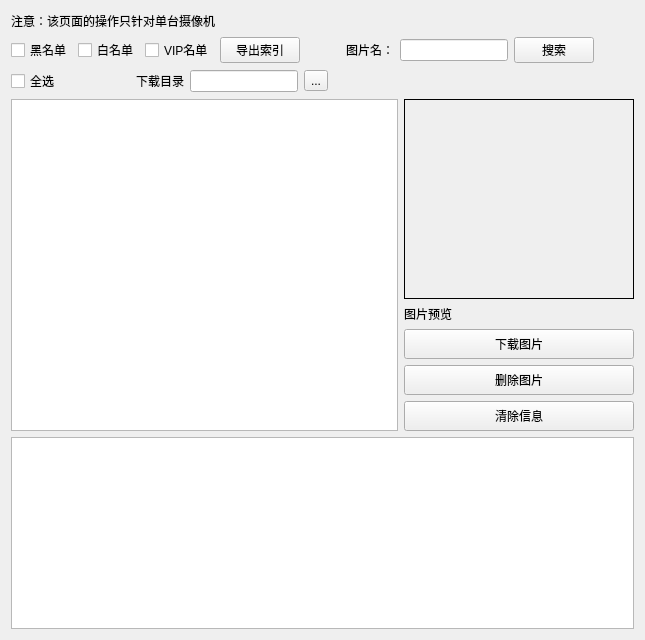
     <widget class="QWidget" name="tab_4">
      <attribute name="title">
       <string>导出图片</string>
      </attribute>
      <layout class="QGridLayout" name="gridLayout_8">
       <item row="0" column="0">
        <layout class="QHBoxLayout" name="horizontalLayout_7">
         <item>
          <widget class="QLabel" name="label_33">
           <property name="text">
            <string>注意：该页面的操作只针对单台摄像机</string>
           </property>
          </widget>
         </item>
         <item>
          <spacer name="horizontalSpacer_11">
           <property name="orientation">
            <enum>Qt::Horizontal</enum>
           </property>
           <property name="sizeHint" stdset="0">
            <size>
             <width>40</width>
             <height>20</height>
            </size>
           </property>
          </spacer>
         </item>
        </layout>
       </item>
       <item row="1" column="0" colspan="2">
        <layout class="QHBoxLayout" name="horizontalLayout_8">
         <item>
          <widget class="QCheckBox" name="checkBox_White">
           <property name="text">
            <string>黑名单</string>
           </property>
          </widget>
         </item>
         <item>
          <widget class="QCheckBox" name="checkBox_Black">
           <property name="text">
            <string>白名单</string>
           </property>
          </widget>
         </item>
         <item>
          <widget class="QCheckBox" name="checkBox_VIP">
           <property name="text">
            <string>VIP名单</string>
           </property>
          </widget>
         </item>
         <item>
          <widget class="QPushButton" name="btnExportIndex">
           <property name="text">
            <string>导出索引</string>
           </property>
           <property name="icon">
            <iconset resource="res.qrc">
             <normaloff>:/res/SoftIcon/openFile.png</normaloff>:/res/SoftIcon/openFile.png</iconset>
           </property>
          </widget>
         </item>
         <item>
          <spacer name="horizontalSpacer_9">
           <property name="orientation">
            <enum>Qt::Horizontal</enum>
           </property>
           <property name="sizeHint" stdset="0">
            <size>
             <width>40</width>
             <height>20</height>
            </size>
           </property>
          </spacer>
         </item>
         <item>
          <widget class="QLabel" name="label_34">
           <property name="text">
            <string>图片名：</string>
           </property>
          </widget>
         </item>
         <item>
          <widget class="QLineEdit" name="lineEdit_PicName"/>
         </item>
         <item>
          <widget class="QPushButton" name="btnSearchImage">
           <property name="text">
            <string>搜索</string>
           </property>
           <property name="icon">
            <iconset resource="res.qrc">
             <normaloff>:/res/SoftIcon/search.png</normaloff>:/res/SoftIcon/search.png</iconset>
           </property>
          </widget>
         </item>
         <item>
          <spacer name="horizontalSpacer_10">
           <property name="orientation">
            <enum>Qt::Horizontal</enum>
           </property>
           <property name="sizeHint" stdset="0">
            <size>
             <width>40</width>
             <height>20</height>
            </size>
           </property>
          </spacer>
         </item>
        </layout>
       </item>
       <item row="2" column="0">
        <layout class="QHBoxLayout" name="horizontalLayout_9">
         <item>
          <widget class="QCheckBox" name="checkBox_All">
           <property name="text">
            <string>全选</string>
           </property>
          </widget>
         </item>
         <item>
          <spacer name="horizontalSpacer_8">
           <property name="orientation">
            <enum>Qt::Horizontal</enum>
           </property>
           <property name="sizeHint" stdset="0">
            <size>
             <width>40</width>
             <height>20</height>
            </size>
           </property>
          </spacer>
         </item>
         <item>
          <widget class="QLabel" name="label_35">
           <property name="text">
            <string>下载目录</string>
           </property>
          </widget>
         </item>
         <item>
          <widget class="QLineEdit" name="lineEdit_downed"/>
         </item>
         <item>
          <widget class="QToolButton" name="toolButton">
           <property name="text">
            <string>...</string>
           </property>
          </widget>
         </item>
         <item>
          <spacer name="horizontalSpacer_7">
           <property name="orientation">
            <enum>Qt::Horizontal</enum>
           </property>
           <property name="sizeHint" stdset="0">
            <size>
             <width>40</width>
             <height>20</height>
            </size>
           </property>
          </spacer>
         </item>
        </layout>
       </item>
       <item row="3" column="0" rowspan="5">
        <widget class="QTableWidget" name="tableWidget_Export"/>
       </item>
       <item row="3" column="1">
        <widget class="QLabel" name="displayImage">
         <property name="sizePolicy">
          <sizepolicy hsizetype="Preferred" vsizetype="Expanding">
           <horstretch>0</horstretch>
           <verstretch>0</verstretch>
          </sizepolicy>
         </property>
         <property name="minimumSize">
          <size>
           <width>230</width>
           <height>200</height>
          </size>
         </property>
         <property name="maximumSize">
          <size>
           <width>250</width>
           <height>250</height>
          </size>
         </property>
         <property name="styleSheet">
          <string notr="true"/>
         </property>
         <property name="frameShape">
          <enum>QFrame::Panel</enum>
         </property>
         <property name="text">
          <string/>
         </property>
         <property name="scaledContents">
          <bool>true</bool>
         </property>
        </widget>
       </item>
       <item row="4" column="1">
        <widget class="QLabel" name="label_37">
         <property name="maximumSize">
          <size>
           <width>16777215</width>
           <height>30</height>
          </size>
         </property>
         <property name="text">
          <string>图片预览</string>
         </property>
        </widget>
       </item>
       <item row="5" column="1">
        <widget class="QPushButton" name="btnDowned">
         <property name="minimumSize">
          <size>
           <width>0</width>
           <height>30</height>
          </size>
         </property>
         <property name="text">
          <string>下载图片</string>
         </property>
         <property name="icon">
          <iconset resource="res.qrc">
           <normaloff>:/res/SoftIcon/downed.png</normaloff>:/res/SoftIcon/downed.png</iconset>
         </property>
         <property name="iconSize">
          <size>
           <width>20</width>
           <height>20</height>
          </size>
         </property>
        </widget>
       </item>
       <item row="6" column="1">
        <widget class="QPushButton" name="btnDelPic">
         <property name="minimumSize">
          <size>
           <width>0</width>
           <height>30</height>
          </size>
         </property>
         <property name="text">
          <string>删除图片</string>
         </property>
         <property name="icon">
          <iconset resource="res.qrc">
           <normaloff>:/res/SoftIcon/Cancel.png</normaloff>:/res/SoftIcon/Cancel.png</iconset>
         </property>
         <property name="iconSize">
          <size>
           <width>20</width>
           <height>20</height>
          </size>
         </property>
        </widget>
       </item>
       <item row="7" column="1">
        <widget class="QPushButton" name="btnClear">
         <property name="minimumSize">
          <size>
           <width>0</width>
           <height>30</height>
          </size>
         </property>
         <property name="text">
          <string>清除信息</string>
         </property>
         <property name="icon">
          <iconset resource="res.qrc">
           <normaloff>:/res/SoftIcon/Clear.png</normaloff>:/res/SoftIcon/Clear.png</iconset>
         </property>
         <property name="iconSize">
          <size>
           <width>20</width>
           <height>20</height>
          </size>
         </property>
        </widget>
       </item>
       <item row="8" column="0" colspan="2">
        <widget class="QTableWidget" name="tableWidget_exportView"/>
       </item>
      </layout>
     </widget>
